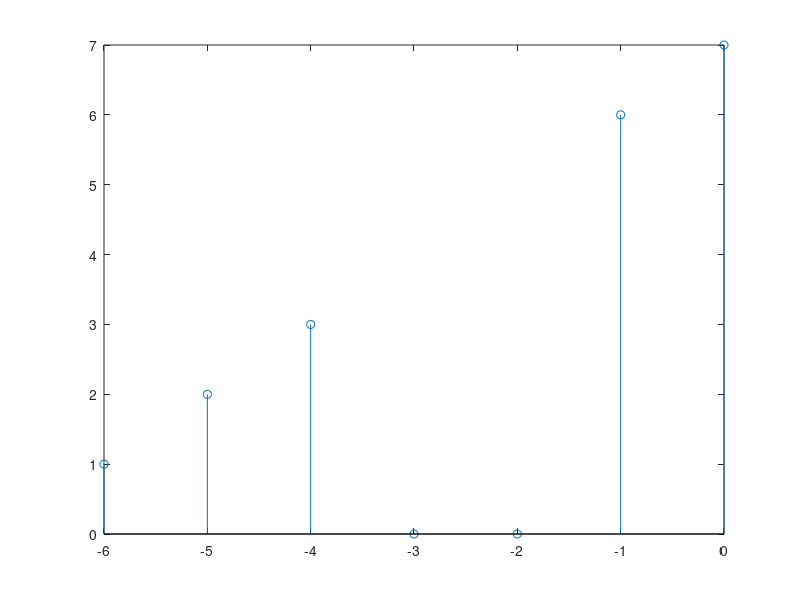

MATLAB code to generate this figure:
clc
clear all 
close all
n=7
% for i=1:n
%     amp(i)=input('enter amp')
% end
amp=[1 2 3 4 5 6 7]
fc1=3
fc2=6

amp1=amp(1,[1:fc1])
amp2=zeros(1,fc2-fc1-1)
amp3=amp(1,[fc2:n])

amp4=[amp1 amp2 amp3]
% t=1:length(amp4)
t=-6:0%just time axis is changed at the end
stem(t,amp4)